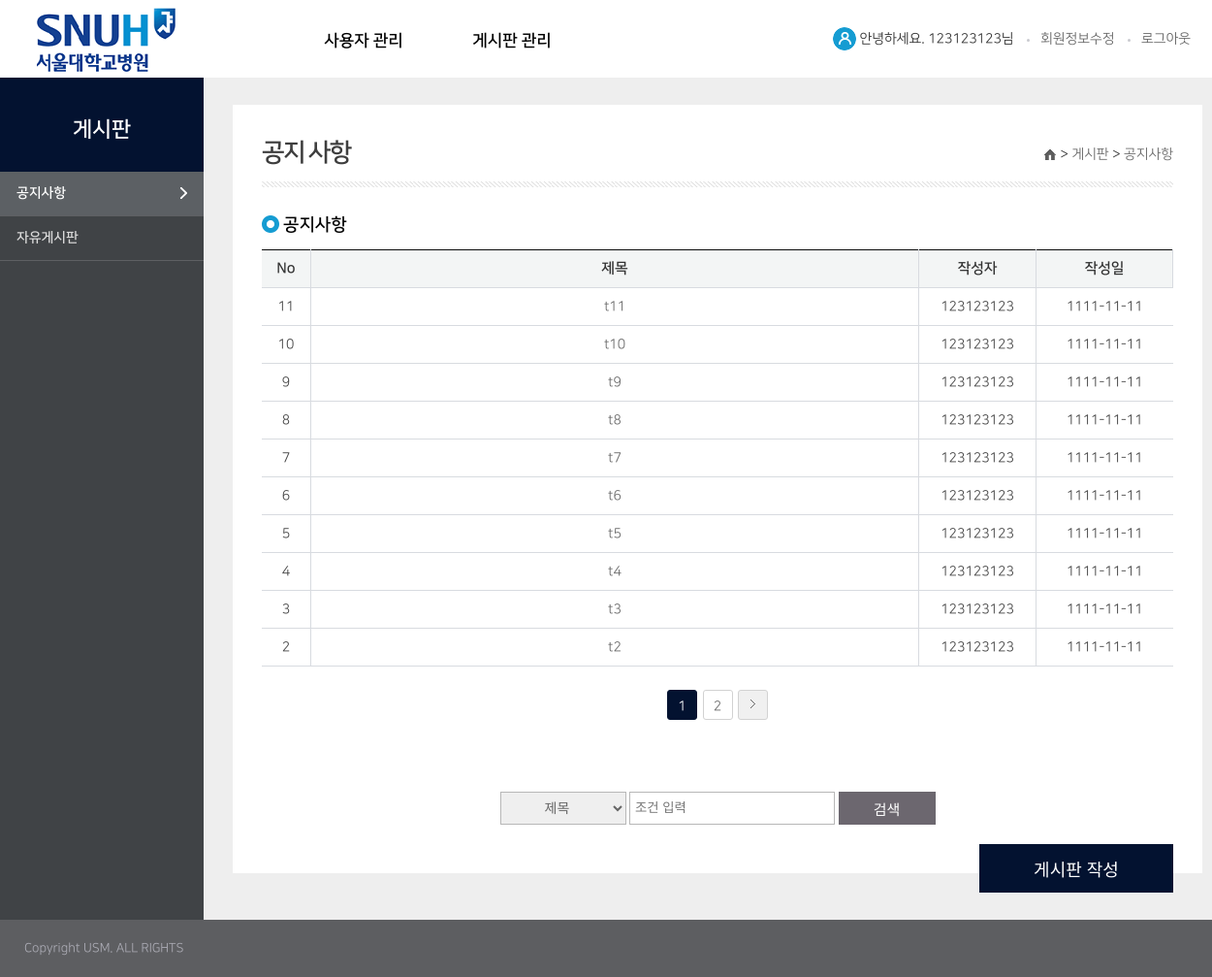
The page /board/list (signed in) on the database its author committed.
### app/models/auth_model.py (models this page shows)
class Auth(db.Model):
    id = db.Column(db.String(30), ForeignKey('account.id'), primary_key=True, nullable=False)
    role = db.Column(db.String(15), primary_key=True, nullable=False)
    user = db.relationship('Account', backref=db.backref('auth_set'))

### app/models/account_model.py (models this page shows)
class Account(db.Model):
    id = db.Column(db.String(30), primary_key=True, nullable=False)
    password = db.Column(db.String(60), nullable=False)
    email = db.Column(db.String(50), unique=True, nullable=False)
    name = db.Column(db.String(30), nullable=False)
    hospital = db.Column(db.String(1), nullable=False)
    created_date = db.Column(db.DateTime(), nullable=False, default=func.now())
    modified_date = db.Column(db.DateTime(), nullable=False, default=func.now())

### app/models/board_model.py (models this page shows)
class Board(db.Model):
    board_id = db.Column(db.Integer, primary_key=True, nullable=False, autoincrement=True)
    title = db.Column(db.String(50), nullable=False)
    writer = db.Column(db.String(30), db.ForeignKey('account.id', ondelete='CASCADE'), nullable=False)
    writer_obj = db.relationship('Account')
    attachment = db.Column(db.String(87), nullable=True)
    content = db.Column(db.String(1000), nullable=False)
    created_date = db.Column(db.DateTime(), nullable=False, default=func.now())
    modified_date = db.Column(db.DateTime(), nullable=False, default=func.now())

### app/views/board_views.py (the view)
@bp.route('/list')
@login_required
@has_role('ROLE_DOCTOR', 'ROLE_ADMIN')
def _list():
    print('gd')
    criteria = {
        'page': request.args.get('page'),
        'per_page': request.args.get('per_page'),
        'option': request.args.get('option'),
        'keyword': request.args.get('keyword')
    }
    result = board_service.list(criteria)
    return render_template('board/board_list.html', board_list=result.get('board_list'), criteria=criteria)

### app/dao/account_dao.py (called while the page is built)
def find_one(username):
    return Account.query.get(username)

### app/dao/board_dao.py (called while the page is built, shortened)
def find_list(criteria):
    result = {}
    try:
        tq = db.session.query(Board).order_by(desc(Board.board_id))
        option = criteria.get('option')
        keyword = criteria.get('keyword')
        keyword = '%%{}%%'.format(keyword)
        paginated_board_list = tq.paginate(page=criteria.get('page'), per_page=criteria.get('per_page'),
                                           max_per_page=50)
        result['board_list'] = paginated_board_list
    except Exception as e:
        result['error_msg'] = ErrorMessage.UNKNOWN_ERROR
        print(traceback.format_exc())
    return result

### app/filter.py (called while the page is built)
def format_datetime(value, fmt='%Y-%m-%d'):
    return value.strftime(fmt)

### app/service/account_service.py (called while the page is built)
def get_user(username):
    return find_one(username)

### app/service/board_service.py (called while the page is built)
def list(criteria):
    if (criteria.get('page') is None) or (not criteria.get('page').isdigit()):
        criteria['page'] = 1
    else:
        criteria['page'] = int(criteria.get('page'))
    if (criteria.get('per_page') is None) or (not criteria.get('per_page').isdigit()):
        criteria['per_page'] = 10
    else:
        criteria['per_page'] = int(criteria.get('per_page'))
    return find_list(criteria)

### app/views/account_views.py (called while the page is built)
@bp.before_app_request
def load_logged_in_user():
    user_id = session.get('user_id')
    if '/static/' not in request.path:
        if user_id is None:
            g.user = None
        else:
            g.user = account_service.get_user(user_id)

### templates/board/board_list.html (shortened to what this page needs)
<!DOCTYPE html>
<html lang="en">
<head>
<link rel="stylesheet" type="text/css" href="{{ url_for('static', filename='css/normalize.css')}}">
<link rel="stylesheet" type="text/css" href="{{ url_for('static', filename='css/layout.css')}}">
<link rel="stylesheet" type="text/css" href="{{ url_for('static', filename='css/font.css')}}">
</head>
<body>
	<div id="wrapper">
        {% include "include/header/header.html" %}
		<div id="contentsWrap">
            {% include "include/navigation_bar/lnb_board.html" %}
			<div id="container">
				<div class="location">
					<span class="home"><a href="#"><img src="{{ url_for('static', filename='img/layout/ico_home.png')}}"
                                                        alt="홈"></a></span>
					<span class="arrow">&gt;</span>
					<a href="#"> <span class="first">게시판</span></a>
					<span class="arrow">&gt;</span>
					<a href="#"> <span>공지사항</span></a>
				</div>
				<h3 id="contTi">공지 사항</h3>
				<div id="txt">
					<h4>공지사항</h4>
					<table class="tbl_basic" style="table-layout:fixed;">
		                <thead>
		                    <tr>
		                        <th class="trw" width=30>No</th>
		                        <th class="trw">제목</th>
		                        <th class="trw" width=100>작성자</th>
		                        <th class="trw" width=120>작성일</th>
		                    </tr>
		                </thead>
		                <tbody>
                        {% for board in board_list.items %}
							<tr>
								<td>{{ board.board_id }}</td>
								<td><a href="{{ url_for('board.read', bid=board.board_id) }}">{{ board.title }}</a></td>
								<td>{{ board.writer }}</td>
								<td>{{ board.created_date|datetime }}</td>
							</tr>
                        {% endfor %}
		                </tbody>
		            </table>
		            <ul class="paginate">
                        {% for page_num in board_list.iter_pages() %}
                            {% if page_num %}
                                {% if page_num == board_list.page %}
                                <li class="active">
                                    <a href="{{ url_for('board._list', page=page_num, per_page=criteria.per_page,
                                            option=criteria.option, keyword=criteria.keyword)}}"
                                            title="{{ page_num }}페이지">{{ page_num }}</a>
                                </li>
                                {% else %}
                                <li>
                                    <a href="{{ url_for('board._list', page=page_num, per_page=criteria.per_page,
                                            option=criteria.option, keyword=criteria.keyword)}}"
                                            title="{{ page_num }}페이지">{{ page_num }}</a>
                                </li>
                                {% endif %}
                           {% else %}
                            <li>
                               <span>...</span>
                            </li>
                           {% endif %}
                        {% endfor %}
                        {% if board_list.has_next %}
                        <li class="dir next"><a href="{{ url_for('board._list', page=board_list.next_num,
                                                per_page=criteria.per_page, option=criteria.option,
                                                keyword=criteria.keyword)}}" title="다음페이지로 이동">»</a></li>
                        {% endif %}
					</ul>
					<div id="searchtab">
					<form class="search_info" style="background: #ffffff">
                        <li>
                            <select name="option" class="searchOption">
                                <option value="title" {% if criteria.option=='title' %}selected{% endif %}>제목</option>
                            </select>
                            <input type="text" name="keyword" class="inputText" value="{{ criteria.keyword or '' }}"
                                   class="inputText" placeholder="조건 입력"/>
                            <input type="submit" id="searchButton" class="submitbtn" value="검색" class="searchBtn"/>
                        </li>
					</form>
					</div>
					<span class="rightButton" >
						<button type="button" class="mainbtn" id="writeBtn">게시판 작성</button>
					</span>
				</div>
			</div>
		</div>
        {% include "include/footer/footer.html" %}
	</div>
</body>
</html>

### templates/include/header/header.html
		<div id="headerWrap">
			<div id="header">
				<h1 id="logo"><a href="#"><img src="{{ url_for('static', filename='img/layout/logo.png')}}"
                                               alt="서울대학교 병원" /></a></h1>
                {% include "include/navigation_bar/gnb.html" %}
				<div id="globalWrap">
					<ul class="global">
						<li>안녕하세요. {{ g.user.id }}님</li>
						<li><a href="{{ url_for('account.modify') }}"> 회원정보수정</a></li>
						<li><a href="{{ url_for('index.logout') }}"> 로그아웃</a></li>
					</ul>
				</div>
			</div>
		</div>

### templates/include/navigation_bar/gnb.html (shortened to what this page needs)
				<div id="gnbWrap">
					<div id="gnb">
						<ul class="menu">
                        {% for role in g.user.auth_set %}
                            {% if role.role == 'ROLE_ADMIN' %}
							<li><a href="#">사용자 관리</a>
							</li>
                            {% endif %}
                        {% endfor %}
							<li><a href="#">게시판 관리</a>
							</li>
						</ul>
					 </div>
			 	</div>

### templates/include/navigation_bar/lnb_board.html
			<div id="lnbWrap">
				<div id="lnb_title">
					<h2>게시판</h2>
				</div>
				<ul id="lnb">
					<li class="on"><a href="{{ url_for('board._list') }}">공지사항</a></li>
					<li ><a href="{{ url_for('board._list') }}">자유게시판</a></li>
				</ul>
			</div>

### templates/include/footer/footer.html
		<div id="footerWrap">
			<div id="footer">
				<div>
			    	<p class="copyright">Copyright  USM. ALL RIGHTS</p>
			   	</div>
			 </div>
		</div>

### rows shown on the page
Account: user.id "123123123"
Board: board_id "11", title "t11", writer "123123123", created_date "1111-11-11"
Board: board_id "10", title "t10", writer "123123123", created_date "1111-11-11"
Board: board_id "9", title "t9", writer "123123123", created_date "1111-11-11"
Board: board_id "8", title "t8", writer "123123123", created_date "1111-11-11"
Board: board_id "7", title "t7", writer "123123123", created_date "1111-11-11"
Board: board_id "6", title "t6", writer "123123123", created_date "1111-11-11"
Board: board_id "5", title "t5", writer "123123123", created_date "1111-11-11"
Board: board_id "4", title "t4", writer "123123123", created_date "1111-11-11"
Board: board_id "3", title "t3", writer "123123123", created_date "1111-11-11"
Board: board_id "2", title "t2", writer "123123123", created_date "1111-11-11"

### other values the page prints
{{ page_num }} "1"
{{ page_num }} "2"
